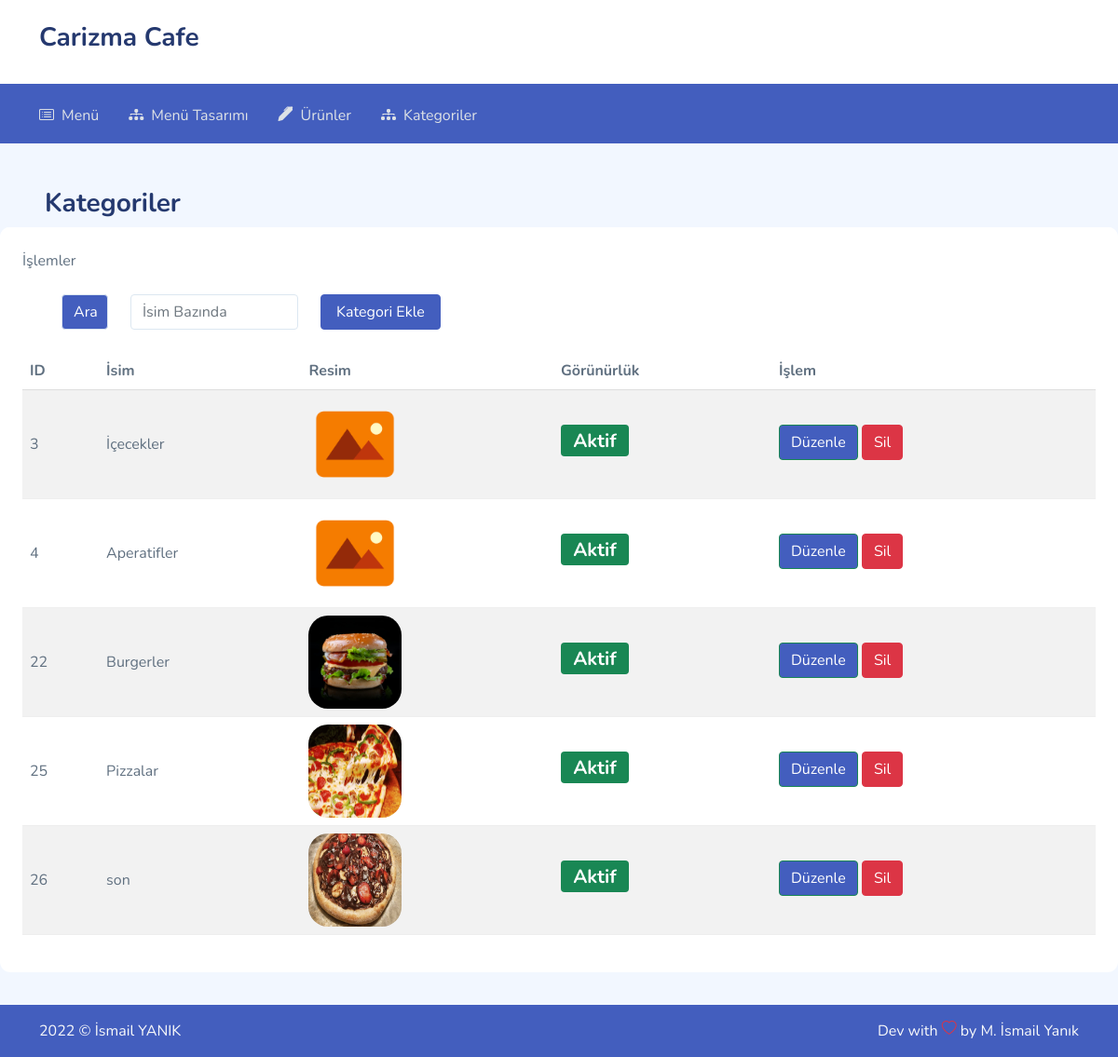
The page /kategoriler.php (signed in) on the database its author committed.
### tables this page shows
CREATE TABLE IF NOT EXISTS `category` (
  `category_id` int(11) NOT NULL AUTO_INCREMENT,
  `category_name` varchar(50) DEFAULT NULL,
  `cat_pic_name` varchar(200) DEFAULT 'CafeDB/img/custom-pics/icon-picture.jpg',
  `visible` tinyint(1) DEFAULT '1',
  PRIMARY KEY (`category_id`)
);

### kategoriler.php (the view, shortened to what this page needs)
<?php
if(!isset($_SESSION["login"])){
  header("Refresh: 0; url=index.php");
}else{
?>
<!DOCTYPE html>
<html>
<head>
    <link rel="stylesheet" href="assets/css/bootstrap.css">
    <link rel="stylesheet" href="assets/vendors/iconly/bold.css">
    <link rel="stylesheet" href="assets/vendors/perfect-scrollbar/perfect-scrollbar.css">
    <link rel="stylesheet" href="assets/vendors/bootstrap-icons/bootstrap-icons.css">
    <link rel="stylesheet" href="assets/css/app.css">
    <link rel="stylesheet" type="text/css" href="https://cdn.jsdelivr.net/npm/toastify-js/src/toastify.min.css">
</head>
<body>
     <?php include 'connection.php';
     $db = conopen();
     ?>
 <div id="app">
        <div id="main" class="layout-horizontal">
            <header class="mb-5">
                <div class="header-top">
                    <div class="container">
                        <div class="logo">
                            <a href="index.html"><h3>Carizma Cafe</h3></a>
                        </div>
                    </div>
                </div>
                <nav class="main-navbar">
                    <div class="container">
                        <ul>
                            <li class="menu-item  ">
                                <a href="menu.php" class='menu-link' target="_blank" rel="noopener noreferrer">
                                    <i class="bi bi-card-list"></i>
                                    <span>Menü</span>
                                </a>
                            </li>
                            <li class="menu-item  ">
                                <a href="infos.php" class='menu-link' target="_blank" rel="noopener noreferrer">
                                    <i class="bi bi-diagram-3-fill"></i>
                                    <span>Menü Tasarımı</span>
                                </a>
                            </li>
                            <li class="menu-item  ">
                                <a href="ürünler.php" class='menu-link' target="_blank" rel="noopener noreferrer">
                                    <i class="bi bi-pen-fill menu-link"></i>
                                    <span>Ürünler</span>
                                </a>
                            </li>
                            <li class="menu-item  ">
                                <a href="kategoriler.php" class='menu-link' target="_blank" rel="noopener noreferrer">
                                    <i class="bi bi-diagram-3-fill"></i>
                                    <span>Kategoriler</span>
                                </a>
                            </li>
                        </ul>
                    </div>
                 </nav>
             </header>
        </div>
  <div class="page-heading ">
                <div class="page-title">
                    <div class="">
                        <div class="col-12 col-md-6 order-md-1 order-last">
                            <h3 class="ps-5 pe-5">Kategoriler</h3>
                        </div>
                    </div>
                </div>
                <section class="section">
                    <div class="card">
                        <div class="card-header">
                            İşlemler
                        </div>
                        <div class="input-group mb-3 container">
                              <div class="input-group-prepend px-4 row row-cols-auto ">
                                <div class="col " >
                                    <span class="input-group-text bg-primary text-white mb-2 " style="max-width:50px;" id="inputGroup-sizing-default">Ara</span>
                                </div>
                                <div class="col">
                                    <input type="text" id="search-ınput" onkeyup="search()" class="form-control mb-2 " placeholder="İsim Bazında" style="max-width:180px;" aria-label="Default" aria-describedby="inputGroup-sizing-default">
                                </div>
                               <div class="col">
                                    <button type="button" class="btn btn-outline-primary btn-primary px-3" data-bs-whatever="ali" data-bs-toggle="modal"data-bs-target="#inlineFormKategoriEkle"> Kategori Ekle</button>
                                </div>
                              </div>
                            </div>
                        <div class="card-body" style="overflow-x:auto;">
                            <table class="table table-striped" id="search-table"  >
                                <thead>
                                    <tr class="header">
                                        <th>ID</th>
                                        <th>İsim</th>
                                        <th>Resim</th>
                                        <th>Görünürlük</th>
                                        <th>İşlem</th>
                                    </tr>
                                </thead>
                                <tbody>
                                     <?php
                                    $postasor=$db->prepare("SELECT * from category ");
                                    $postasor->execute();
                                    while ($postacek=$postasor->fetch(PDO::FETCH_ASSOC)) {
                                        ?>
                                    <tr>
                                        <td><?php   echo $postacek["category_id"]; ?></td>
                                        <td><?php   echo $postacek["category_name"]; ?></td>
                                        <td><?php echo '<img width="100" height="100" class="img" id="imgg" src="'.$postacek["cat_pic_name"].'"style="border-radius: 21px 21px 21px 21px" />'; ?></td>
                                        <td><?php
                                         if ($postacek["visible"] == 1) {
                                         	echo "<h4><span class='badge bg-success'>Aktif</span></h4>";
                                         } else {
                                         	echo "<h4> <span class='badge bg-danger'>Pasif</span></h4>";
                                         }
                                         ?></td>
                                        <td >
                                            <button name="degistir" onclick="modal(<?php echo $postacek["category_id"]; ?>,'katguncelle')" type="button"  class="btn btn-outline-success btn-primary mb-1" data-bs-whatever="ali" data-bs-toggle="modal"data-bs-target="#inlineForm">Düzenle</button>
                                            <button type="button" onclick="silmodal(<?php echo $postacek["category_id"]; ?>)" class="btn mb-1 btn-danger" data-bs-toggle="modal" data-bs-target="#silmodal">
                                              Sil
                                            </button>
                                        </td>
                                    </tr>
                                      <?php
                                    }
                                     ?>
                                </tbody>
                            </table>
                    </div>
                </section>
            </div>
            <footer class="bg-primary" style="left: 0;bottom: 0;width: 100%;">
                <div class="container pt-3">
                    <div class="footer clearfix mb-0 text-muted">
                        <div class="float-start text-light">
                            <p>2022 © İsmail YANIK</p>
                        </div>
                        <div class="float-end text-light">
                            <p>Dev with <span class="text-danger"><i class="bi bi-heart"></i></span> by <a>M. İsmail Yanık</a></p>
                        </div>
                    </div>
                </div>
            </footer>
        </div>
</body>
</html>
<?php } ?>

### assets/css/app.css (style rules this page uses)
.btn.btn-danger,.btn.btn-info,.btn.btn-primary,.btn.btn-secondary,.btn.btn-success,.btn.btn-warning { color:#fff }
.card { border:none;margin-bottom:2.2rem }
.card .card-header { border:none }
.card .card-header~.card-body { padding-top:0 }
.card .card-body { padding:1.5rem }
.layout-horizontal .header-top { background-color:#fff;padding:1.5rem }
.layout-horizontal .header-top .container { align-items:center;display:flex;justify-content:space-between }
.layout-horizontal .main-navbar { background-color:#435ebe;padding:1rem }
.layout-horizontal .main-navbar ul { display:flex;gap:2rem;list-style:none;margin-bottom:0;padding:0 }
.layout-horizontal .main-navbar ul .menu-link { align-items:center;display:flex;flex-direction:row;gap:.5rem;padding:.4rem 0;position:relative }
.layout-horizontal .main-navbar ul .menu-link span { height:20px }
.layout-horizontal .main-navbar ul>.menu-item { position:relative }
.layout-horizontal .main-navbar ul>.menu-item .menu-link { color:#dee2e6 }
.dataTable-table td,.dataTable-table thead th,.table td,.table thead th { vertical-align:middle }
.dataTable-table:not(.table-borderless) thead th,.table:not(.table-borderless) thead th { border-bottom:1px solid #dedede!important }
.bi { height:1rem;width:1rem }
#main { margin-left:300px;padding:2rem }
#main.layout-horizontal { margin:0;padding:0 }
.page-heading { margin:0 0 2rem }
.page-heading h3 { font-weight:700 }
a { text-decoration:none }

### rows shown on the page
category: category_id "3", category_name "İçecekler", visible "Aktif"
category: category_id "4", category_name "Aperatifler", visible "Aktif"
category: category_id "22", category_name "Burgerler", cat_pic_name (picture), visible "Aktif"
category: category_id "25", category_name "Pizzalar", cat_pic_name (picture), visible "Aktif"
category: category_id "26", category_name "son", cat_pic_name (picture), visible "Aktif"
